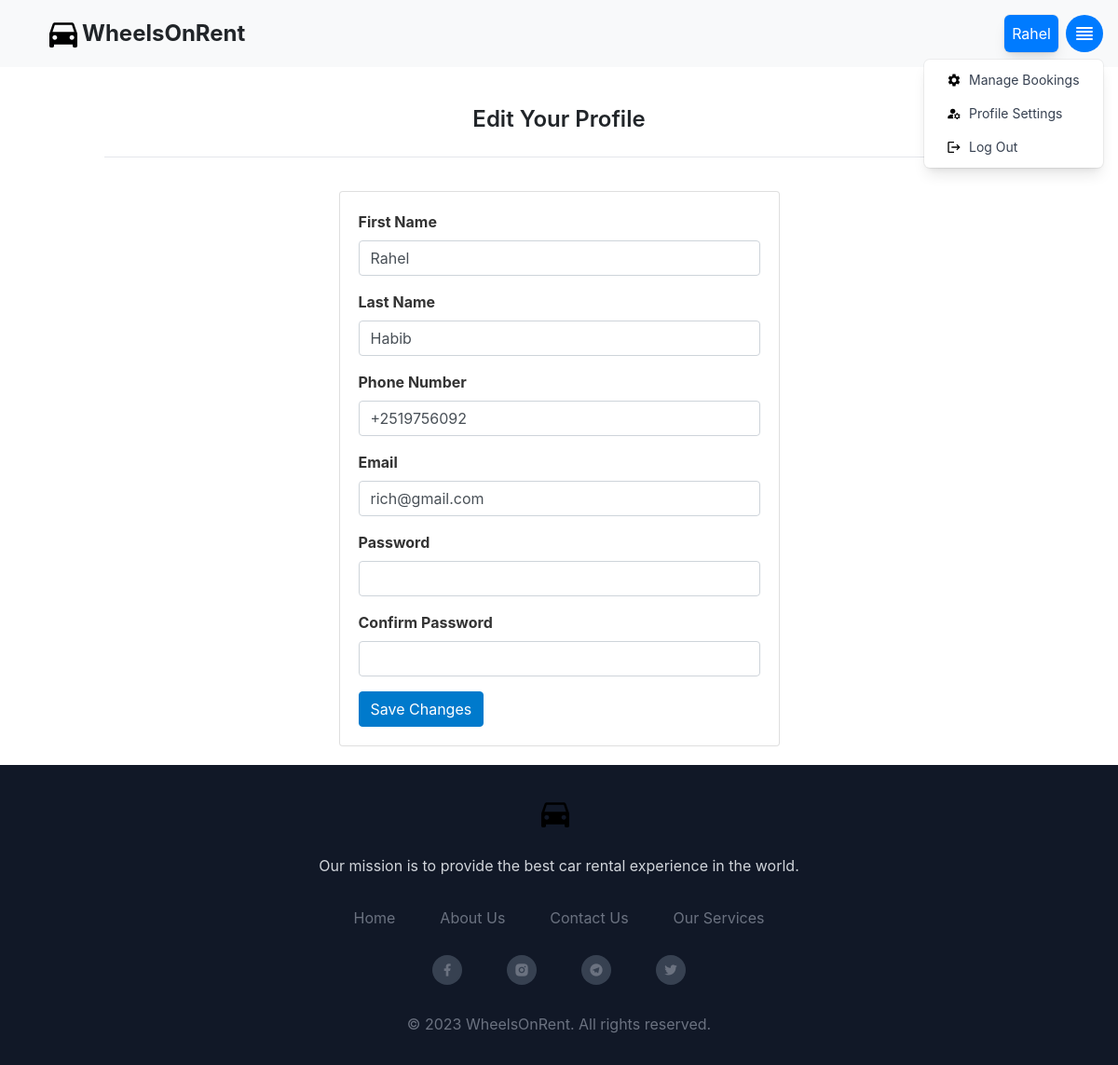
The app's page /customer/update (signed in), older data.
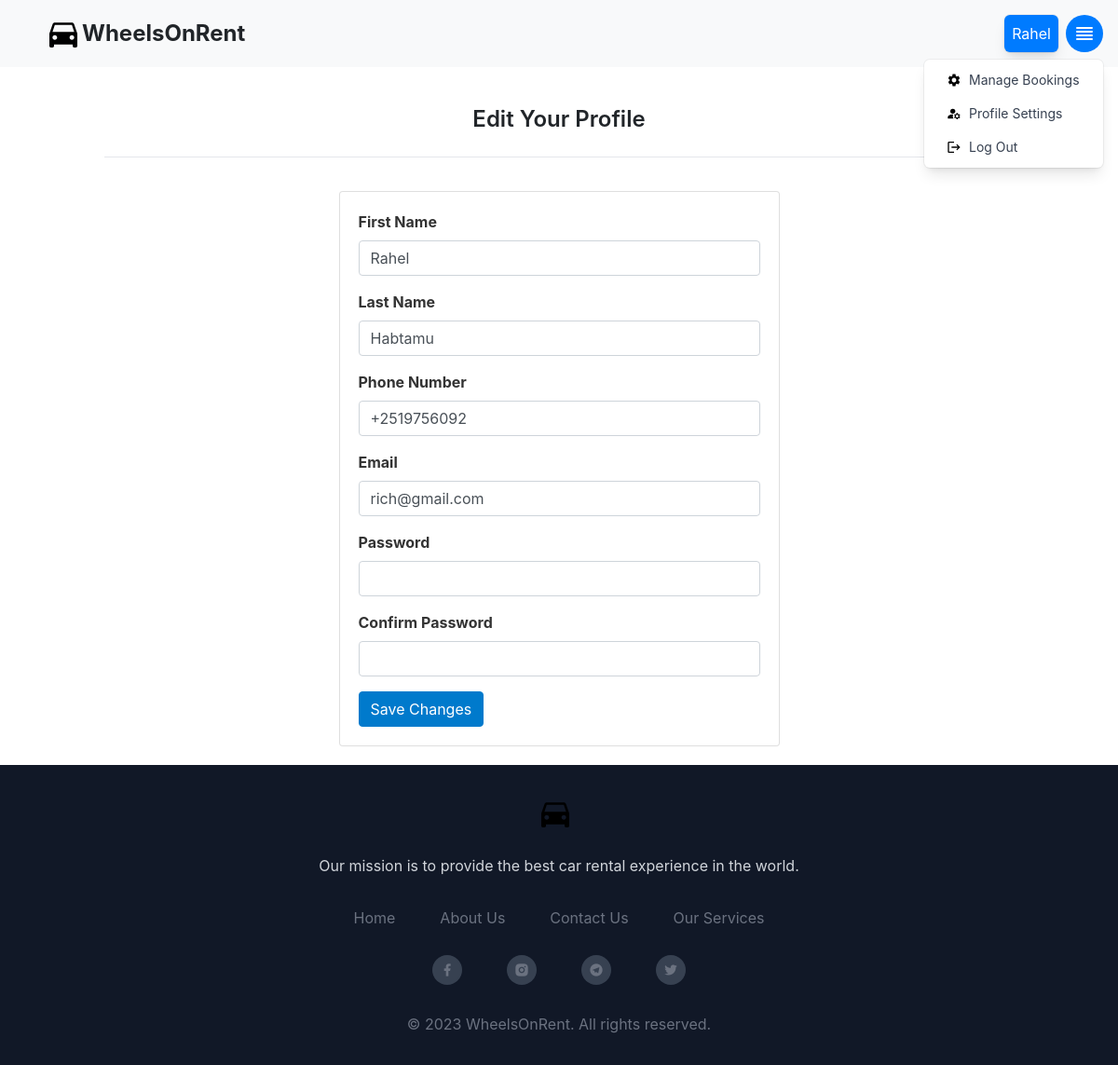
The same page, newer data.
### tables this page shows
CREATE TABLE customer (
  id INTEGER PRIMARY KEY AUTOINCREMENT,
  name TEXT NOT NULL,
  last_name TEXT NOT NULL,
  phone_number TEXT NOT NULL,
  email TEXT NOT NULL,
  password TEXT NOT NULL,
  role TEXT INTEGER DEFAULT 0
);

### car_app/customer.py (the view, shortened to what this page needs)
@bp.route('/update', methods=('GET', 'POST'))
@login_required
def update():
    return render_template('customer/update.html')

### car_app/customer.py (called while the page is built)
@bp.before_app_request
def load_logged_in_customer():
    customer_id = session.get('customer_id')
    if customer_id is None:
        g.customer = None
    else:
        g.customer = get_db().execute(
            'SELECT * FROM customer WHERE id = ?', (customer_id,)
        ).fetchone()

@bp.after_request
def add_header(response):
    response.headers['Cache-Control'] = 'no-store, no-cache, must-revalidate, max-age=0'
    response.headers['Pragma'] = 'no-cache'
    response.headers['Expires'] = '0'
    return response

def login_required(view):
    @functools.wraps(view)
    def wrapped_view(**kwargs):
        if g.customer is None:
            return redirect(url_for('customer.login'))
        return view(**kwargs)
    return wrapped_view

### car_app/db.py (called while the page is built)
def get_db():
    if 'db' not in g:
        g.db = sqlite3.connect(
            current_app.config['DATABASE'],
            detect_types=sqlite3.PARSE_DECLTYPES
        )
        g.db.row_factory = sqlite3.Row
    return g.db

### car_app/templates/customer/update.html
{% extends 'base.html' %}
{% block content %}
<div class="container mx-auto px-4 mt-10 md:px-8 lg:px-16 xl:px-24">
    <h1 class="text-2xl font-semibold mb-3 border-b pb-4 lg:text-left" style="display: flex; justify-content: center;">Edit Your Profile</h1>
  <div class="row">
    <div class="col-lg-6 grid-margin stretch-card mx-auto">
      <div class="card" style="width: auto; margin: 20px auto;">
	<div class="card-body">
          <form class="forms-sample" method="post">
            <div class="form-group">
              <label for="name" style="font-weight: bold; font-size: 16px; color: #333;">First Name</label>
              <input type="text" class="form-control" id="name" name="name" value="{{ g.customer.name }}" required>
            </div>
            <div class="form-group">
              <label for="last_name" style="font-weight: bold; font-size: 16px; color: #333;">Last Name</label>
              <input type="text" class="form-control" id="last_name" name="last_name" value="{{ g.customer.last_name }}" required>
            </div>
	    <div class="form-group">
              <label for="phone_number" style="font-weight: bold; font-size: 16px; color: #333;">Phone Number</label>
              <input type="tel" class="form-control" id="phone_number" name="phone_number" value="{{ g.customer.phone_number }}" required>
            </div>
            <div class="form-group">
              <label for="email" style="font-weight: bold; font-size: 16px; color: #333;">Email</label>
              <input type="email" class="form-control" id="email" name="email" value="{{ g.customer.email }}" required>
            </div>
            <div class="form-group">
              <label for="password" style="font-weight: bold; font-size: 16px; color: #333;">Password</label>
              <input type="password" class="form-control" id="password" name="password" required>
            </div>
            <div class="form-group">
              <label for="confirm_password" style="font-weight: bold; font-size: 16px; color: #333;">Confirm Password</label>
              <input type="password" class="form-control" id="confirm_password" name="confirm_password" required>
            </div>
            <button type="submit" class="btn btn-primary" style="background-color: #007ACC; border-color: #007ACC;">Save Changes</button>
          </form>
        </div>
      </div>
    </div>
  </div>
</div>
{% endblock %}

### car_app/templates/base.html (shortened to what the changed rows need)
<!DOCTYPE html>
    <html lang="en">
    <head>
        <link rel="stylesheet" href="{{ url_for('static', filename='style.css') }}">
        <link rel="stylesheet" href="https://cdn.jsdelivr.net/npm/bootstrap@4.0.0/dist/css/bootstrap.min.css">
        <link href="https://cdn.jsdelivr.net/npm/remixicon@2.5.0/fonts/remixicon.css" rel="stylesheet">
        <script src="https://cdn.tailwindcss.com"></script>
    </head>
<body class="relative min-h-screen">
<nav class="navbar navbar-light bg-light justify-content-between p-3 pl-5">
  {% if g.customer['role'] == 0 %}
  <div class="d-flex align-items-center">
                    <p class="origin-top-right absolute right-16 p-2 bottom-4  mt-2 w-auto flex items-center justify-center rounded-md shadow-lg bg-primary text-white ring-1 ring-black ring-opacity-5 mb-0 d-none d-sm-block navbar-profile-name">{{ greeting }} {{ g.customer['name'] }}</p>
   </div>
  <div x-data="{ open: false }" @click.away="open = false" class="relative inline-block text-left">
      <div>
          <button @click="open = !open" type="button" class="rounded-full h-10 w-10 flex items-center justify-center bg-primary text-white focus:outline-none focus:ring-2 focus:ring-offset-2 focus:ring-offset-gray-100 focus:ring-primary" id="dropdown-menu" aria-haspopup="true" aria-expanded="true">
              <svg xmlns="http://www.w3.org/2000/svg" class="h-6 w-6" fill="none" viewBox="0 0 24 24" stroke="currentColor">
                  <path stroke-linecap="round" stroke-linejoin="round" stroke-width="2" d="M4 6h16M4 10h16M4 14h16M4 18h16"></path>
              </svg>
          </button>
      </div>
      <div x-show="open" @click.away="open = false" class="origin-top-right absolute right-0 mt-2 w-48 rounded-md shadow-lg bg-white ring-1 ring-black ring-opacity-5" role="menu" aria-orientation="vertical" aria-labelledby="dropdown-menu" id="dropdown-menu">
          <div class="py-1" role="none">
            <a href="{{ url_for('booking.my_bookings') }}" class="flex items-center px-4 py-2 text-sm text-gray-700 hover:bg-gray-100 hover:text-gray-900" role="menuitem" style="text-decoration: none;">
              <img src="{{ url_for('static', filename='assets/icons/manage.svg') }}" alt="My Icon" class="h-4 w-4 mr-2">
              <span>Manage Bookings</span>
            </a>
            <a href="{{ url_for('customer.update', id=g.customer['id']) }}" class="flex items-center px-4 py-2 text-sm text-gray-700 hover:bg-gray-100 hover:text-gray-900" role="menuitem" style="text-decoration: none;">
              <img src="{{ url_for('static', filename='assets/icons/account.svg') }}" alt="My Icon" class="h-4 w-4 mr-2">
              <span>Profile Settings</span>
            </a>
            <a href="{{ url_for('customer.logout') }}" class="flex items-center px-4 py-2 text-sm text-gray-700 hover:bg-gray-100 hover:text-gray-900" role="menuitem" style="text-decoration: none;">
              <img src="{{ url_for('static', filename='assets/icons/logout.svg') }}" alt="My Icon" class="h-4 w-4 mr-2">
              <span>Log Out</span>
            </a>
          </div>
      </div>
  </div>
  {% else %}
  <a style="font-weight: 700;" class="btn btn-outline-success my-2 my-sm-0" href="{{url_for('customer.login')}}" class="nav_link">Log In</a>
  {% endif %}
</nav>
      <div class="container-fluid  pb-12" style="min-height: calc(100vh - 100px); margin:0; padding:0;">
      {% block content %}{% endblock %}
      </div>
    </body>
</html>

Row changes from the older to the newer data that the page shows:
changed customer "Rahel": last_name "Habib" → "Habtamu"
